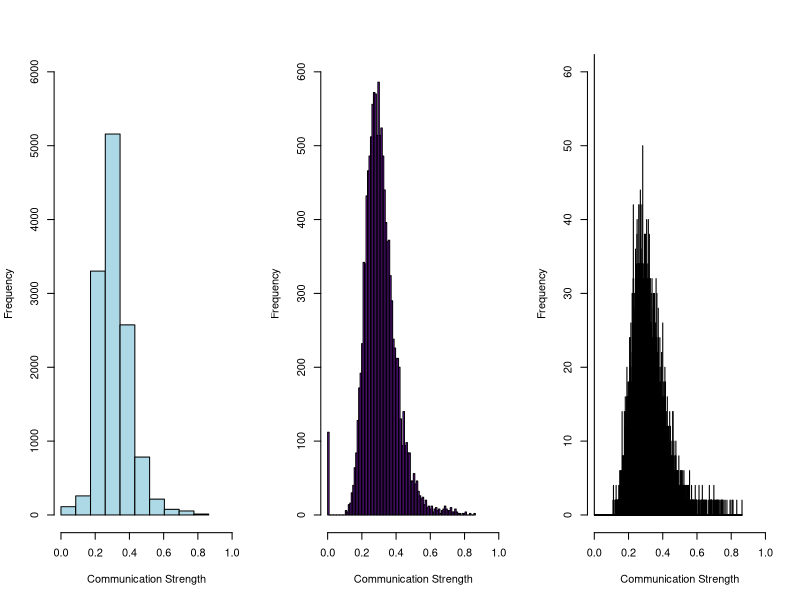

Source code (R):
quartz.options(width=10, height=3)

matrix <- as.matrix(read.csv(file="Matrix.csv",header=FALSE))
matrixv <- matrix(matrix,1,112*112)

#both do same thing
#layout(matrix(c(1,2,3),1,3))
par(mfrow=c(1,3))

hist(matrixv,breaks=seq(min(matrixv),max(matrixv),length.out=11),xlab="Communication Strength",main=NULL,xlim=c(0,1),ylim=c(0,6000),col="light blue")

hist(matrixv,breaks=seq(min(matrixv),max(matrixv),length.out=101),xlab="Communication Strength",main=NULL,xlim=c(0,1),ylim=c(0,600),col="purple")

hist(matrixv,breaks=seq(min(matrixv),max(matrixv),length.out=2001),xlab="Communication Strength",main=NULL,xlim=c(0,1),ylim = c(0,60))
